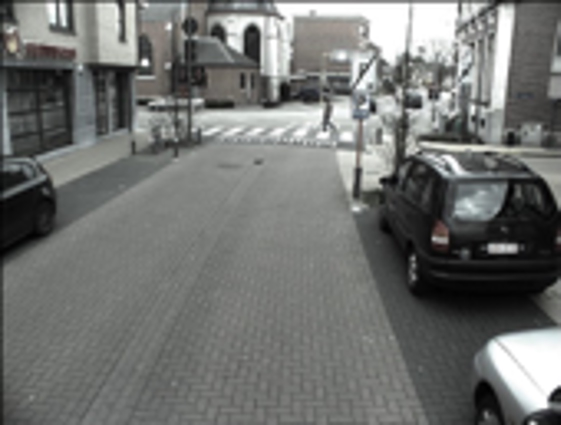
#> input picture CSE428/Assignment 1/challenge-4.jpg, 1121 x 850 px, given in place of sample.jpg, which was not available (shown at 1/2 size)
$ jupyter execute 19301012_CSE428_Fall22_Assignment_1.ipynb   (text cells are left out)
#> lines starting #> are read from the running program, lines starting #| are printed output that depends on the picture; pictures that were not available may be replaced by others from this repository, and a replacement may not be noted
[cell 1]
NAME = "Tanvir Ahmed Palok"
ID = "19301012"
COLLABORATORS_ID = ["", ""]

[cell 2]
# ---------------------------------------------------------------------
# ---------------------------------------------------------------------
# !!!!!!!!!!!!!!!!! WATCH THE WALKTHROUGH VIDEO FIRST !!!!!!!!!!!!!!!!!
# ---------------------------------------------------------------------
# ---------------------------------------------------------------------

[cell 3]
import numpy as np
from skimage import io, color, exposure,img_as_float
import matplotlib.pyplot as plt

[cell 4]
from google.colab import drive
drive.mount('/content/drive')

[cell 5]
I = io.imread('/content/sample.jpg') # Replace None with appropriate function call line
#> I is the input picture: shape (850, 1121, 3); mean R, G, B 113.5, 115.1, 113
io.imshow(I)

# find the height and the width of the image
H = None # should contain height
W = None # should contain width

### BEGIN SOLUTION
H = I.shape[0]
#> H = 850
W = I.shape[1]
#> W = 1121
print("Height is", H)
#| Height is 850
print("Width is", W)
#| Width is 1121
### END SOLUTION

[cell 6]
# Normalize the image so that the gray scales are between 0 and 1. Save it to I and display the image
I =  img_as_float(I)

### BEGIN SOLUTION

### END SOLUTION

[cell 7]
# Increase the brightness of the image without changing the contrast.
# Save the resulting image in I_bright and display it.
I_bright = None

### BEGIN SOLUTION
I_bright = np.clip(I +0.5, 0, 1)
io.imshow(I_bright)
### END SOLUTION

[cell 8]
# Decrease the brightness of the image without changing the contrast.
# Save the resulting image in I_dark and display it.
I_dark = None

### BEGIN SOLUTION
I_dark = np.clip(I-0.5, 0, 1)
io.imshow(I_dark)
### END SOLUTION

[cell 9]
# Multiply the three channels of image I with three DIFFERENT numbers between 0.3 and 3
# Save the resulting image in I_tint and display it.
# The resulting image should have some color shift
I_tint = None

# HINT:
# I_tint = np.zeros(I.shape)
# I_tint[:, :, 0] =  ..... I[:, :, 0].....
# ......

### BEGIN SOLUTION
I_tint = np.zeros(I.shape)
I_tint[:,:, 0 ] = np.clip(I[:, :, 0]*0.8, 0, 1)
I_tint[:,:, 1 ] = np.clip(I[:, :, 1]*1.8, 0, 1)
I_tint[:,:, 2 ] = np.clip(I[:, :, 2]*2.8, 0, 1)
io.imshow(I_tint)
### END SOLUTION

[cell 10]
# Convert the image into a grayscale image.
# Save it to I_gray and display it
I_gray = None

### BEGIN SOLUTION
I_gray = color.rgb2gray(I)
io.imshow(I_gray)
### END SOLUTION

[cell 11]
# Display the negative of the grayscale image

### BEGIN SOLUTION
I_negative = 1-I_gray
io.imshow(I_negative)
### END SOLUTION

[cell 12]
# Artificially degrade the **grayscale image** by reducing it contrast
# You can do so by recaling the gray values and concentrating them in a narrow range,
# say between 0.3 and 0.6.
# Save the image as I_degraded and display it
# HINT: SEE lec-4-demo-codes

I_degraded = None

### BEGIN SOLUTION
I_degraded = exposure.rescale_intensity(I, in_range=(0, 1), out_range=(0.3, 0.6))
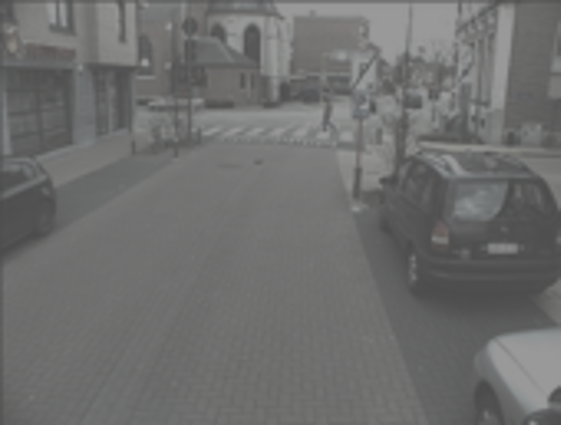
#> I_degraded: shape (850, 1121, 3) float64 (shown at 1/2 size); mean R, G, B 0.434, 0.435, 0.433
io.imshow(I_degraded)
### END SOLUTION

[cell 13]
# Complete the following function to perform Piecewise Linear Contrast stretching
# That is, implement the map shown in Slide 17 of Lecture 3

# Prototype: piecewise_contrast_stretch(I_gray, r1, r2, s1, s2)
# Assuming both input and output images are normalized between 0 and 1

def piecewise_contrast_stretch(I, r1, r2, s1, s2):
    ratio = (s1 - s2)/(r1-r2)
    # Write your code here
    I_stretched = (I - np.min(I))*ratio # replace with appropriate code
    return I_stretched
    ### BEGIN SOLUTION

    ### END SOLUTION

[cell 14]
# To test your implementation, contrast strech the degraded image I_degrade
def minMaxScaler(I):
  r1 = I.min()*255
#> r1 = 76.5
  r2 = I.max()*255
#> r2 = 153
  s1 = 0
  s2 = 255
  return [r1, r2, s1, s2]

m = minMaxScaler(I_degraded)
#> m = [76.5, 153, 0, 255]
I_stretched = piecewise_contrast_stretch(I_degraded, m[0], m[1], m[2], m[3])
#> in piecewise_contrast_stretch, `ratio = (s1 - s2)/(r1-r2)`: ratio = 3.33

# Display the strtched image

### BEGIN SOLUTION
io.imshow(I_stretched)
### END SOLUTION

[cell 15]
# Plot the Image and its histogram + cdf of the original image I
# Note that it is a color image, so it will have three different histograms

### BEGIN SOLUTION
# io.imshow(I)
# plt.axis('off')

def plot_hist_color(I, nbins=256, normalize=False, plot_cdf=True):
#> called with nbins = 256, normalize = False, plot_cdf = True
    color=['r', 'g', 'b']
    for i in range(3):
        hist, bins_hist = exposure.histogram(I[:, :, i].ravel(), nbins=nbins, normalize=normalize)
        plt.plot(bins_hist, hist, color[i])

    plt.xlabel("pixel values")
    if normalize:
        plt.ylabel("probability")
    else:
        plt.ylabel("count")

    if plot_cdf:
        cdf, bins_cdf = exposure.cumulative_distribution(I.ravel(), nbins=nbins)
#> cdf = 256 values from 6.68e-05 to 1; bins_cdf = 256 values from 0.00195 to 0.998
        plt.twinx()
        plt.plot(bins_cdf, cdf, 'r', lw=3)
        plt.plot(bins_cdf, cdf, 'g', lw=3)
        plt.plot(bins_cdf, cdf, 'b', lw=3)
        plt.ylabel("percentage")
    xmax = 1 if I.max() <= 1 else 255
#> xmax = 1
    plt.xlim([0, xmax])
    plt.legend(['Red channel', 'Green channel', 'Blue channel'])

def plot_img_and_hist(I, nbins=256, normalize=False, plot_cdf=True, figsize=(12, 6)):
    fig, ax = plt.subplots(2, 1, figsize=figsize)
    plt.subplot(2, 1, 1)
    io.imshow(I)
    plt.axis("off")
    plt.title("image")

    plt.subplot(2, 1, 2)
    plot_hist_color(I, nbins=nbins, normalize=normalize, plot_cdf=plot_cdf)
    plt.title("histogram")

plt.rcParams['figure.figsize'] = (6, 6)
plot_img_and_hist(I)
plt.show()
#> figure, not shown here; panel 2: curve peaks at x = 0.998, y = 18166; panel 2: curve peaks at x = 0.998, y = 18376; panel 2: curve peaks at x = 0.998, y = 18698; panel 3: curve peaks at x = 0.998, y = 1
### END SOLUTION

[cell 16]
# Plot the Image and its histogram + cdf of the grayscale image I_gray

### BEGIN SOLUTION
Im = color.rgb2gray(I)

plt.rcParams['figure.figsize'] = (6, 6)
plot_img_and_hist(I)
plt.show()
### END SOLUTION

[cell 17]
# Plot the Image and its histogram + cdf of the degraded image I_degraded

### BEGIN SOLUTION
plt.rcParams['figure.figsize'] = (6, 6)
plot_img_and_hist(I_degraded)
plt.show()
#> figure, not shown here; panel 2: curve peaks at x = 0.599, y = 18166; panel 2: curve peaks at x = 0.599, y = 18376; panel 2: curve peaks at x = 0.599, y = 18698; panel 3: curve peaks at x = 0.599, y = 1
### END SOLUTION

[cell 18]
# Equalize the histogram of the degraded image I_degraded
# Save the result in I_recon_gray, display the image along with its histogram

I_recon_gray = exposure.equalize_hist(I_degraded)
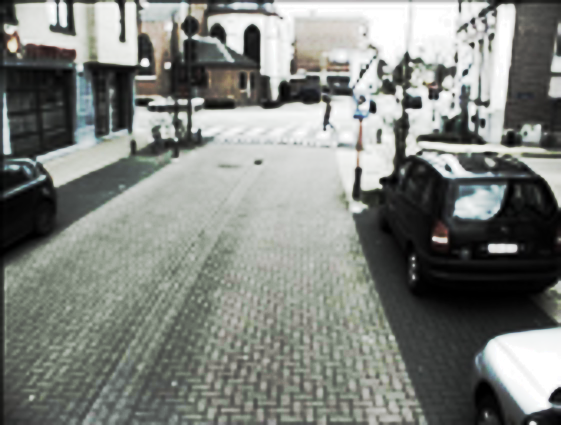
#> I_recon_gray: shape (850, 1121, 3) float64 (shown at 1/2 size); mean R, G, B 0.502, 0.514, 0.495

### BEGIN SOLUTION
plot_img_and_hist(I_recon_gray)
### END SOLUTION
#> figure, not shown here; panel 2: curve peaks at x = 0.998, y = 18166; panel 2: curve peaks at x = 0.998, y = 18376; panel 2: curve peaks at x = 0.998, y = 18698; panel 3: curve peaks at x = 0.998, y = 1

[cell 19]
# Equalize the histogram of the degraded image I_degraded using AHE
# Save the result in I_recon_gray_2, display the image along with its histogram
### BEGIN SOLUTION
I_recon_gray_2 = exposure.equalize_adapthist(I_degraded,kernel_size = (36, 36), clip_limit = 0)
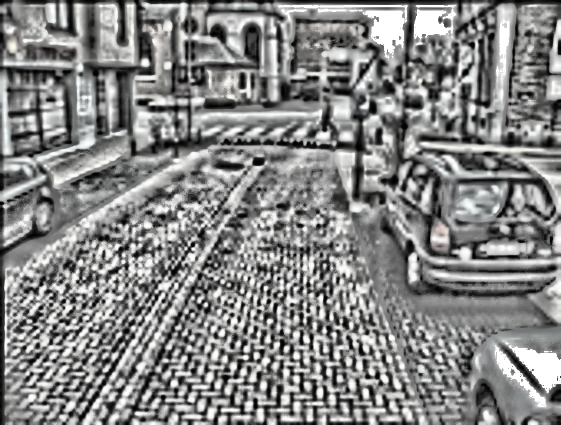
#> I_recon_gray_2: shape (850, 1121, 3) float64 (shown at 1/2 size); mean R, G, B 0.524, 0.526, 0.524
plot_img_and_hist(I_recon_gray_2)
### END SOLUTION
#> figure, not shown here; panel 2: curve peaks at x = 0.998, y = 18934; panel 2: curve peaks at x = 0.998, y = 20911; panel 2: curve peaks at x = 0.998, y = 19251; panel 3: curve peaks at x = 0.998, y = 1

[cell 20]
# Equalize the histogram of the degraded image I_degraded using CLAHE
# Save the result in I_recon_gray_2, display the image along with its histogram

I_recon_gray_3 = exposure.equalize_adapthist(I_degraded, kernel_size=(100, 100), clip_limit=0.01)
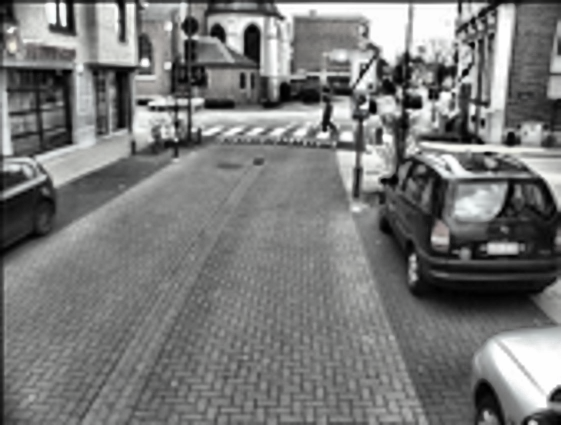
#> I_recon_gray_3: shape (850, 1121, 3) float64 (shown at 1/2 size); mean R, G, B 0.476, 0.478, 0.475

### BEGIN SOLUTION
plot_img_and_hist(I_recon_gray_3)
### END SOLUTION
#> figure, not shown here; panel 2: curve peaks at x = 0.482, y = 13476; panel 2: curve peaks at x = 0.49, y = 13216; panel 2: curve peaks at x = 0.486, y = 13658; panel 3: curve peaks at x = 0.998, y = 1

[cell 21]
# Artificially degrade the original **RGB image** by reducing it contrast
# You can do so by recaling the values of the L channel (in LAB color space)
# and concentrating them in a narrow range, say between 0.3 and 0.6.
# Save the image as I_rgb_degraded and display it
# HINT: SEE lec-4-demo-codes
I_sol = color.rgb2lab(I)
#> I_sol: shape (850, 1121, 3) float64; mean of channels 0, 1, 2 47.4, -1, 0.9
I_sol[:, :, 0] = I[:, :, 0]/98
#> I_sol: shape (850, 1121, 3) float64; mean of channels 0, 1, 2 0.00454, -0.983, 0.907
I_rgb_degraded = exposure.rescale_intensity(I_sol[:,:,0], in_range=(0, 1), out_range=(0.3, 0.6))
I_sol[:,:,0] = I_rgb_degraded*100
#> I_sol: shape (850, 1121, 3) float64; mean of channels 0, 1, 2 30.1, -1, 0.9
image = color.lab2rgb(I_sol)
io.imshow(image)
### BEGIN SOLUTION

### END SOLUTION

[cell 22]
# Equalize the histogram of the degraded color image I_rgb_degraded using CLAHE
# Save the result in I_recon_color, display the image along with its histogram
# HINT: You have to convert to LAB first
# See the lecture and lecture-4-demo-codes

### BEGIN SOLUTION
I_sol = color.rgb2lab(I)
I_sol[:,:,0] = I_sol[:,:,0]/100
#> I_sol: shape (850, 1121, 3) float64; mean of channels 0, 1, 2 0.474, -0.983, 0.907

I_recon_color = exposure.equalize_adapthist(I_sol[:,:,0], kernel_size=(100, 100), clip_limit=0.01)

I_sol[:,:,0] = I_recon_color*100
#> I_sol: shape (850, 1121, 3) float64; mean of channels 0, 1, 2 49, -1, 0.9
image = color.lab2rgb(I_sol)
io.imshow(image)
### END SOLUTION

[cell 23]
# There are four degraded images in this directory
# challenge-1.jpeg = very dark
# challenge-2.jpeg = washed out/foggy
# challenge-3.jpeg = alternative black bars
# challenge-4.jpeg = discoloured (the image is actually a color image) [BONUS]

# Your task is to improve these images using
# contrast stretching, histogram equalization, AHE or CLAHE
# try different combination of parameter settings to see which produces the best result

### BEGIN SOLUTION
ch1 = io.imread('/content/drive/MyDrive/CSE428/Assignment 1/challenge-1 .jpg')
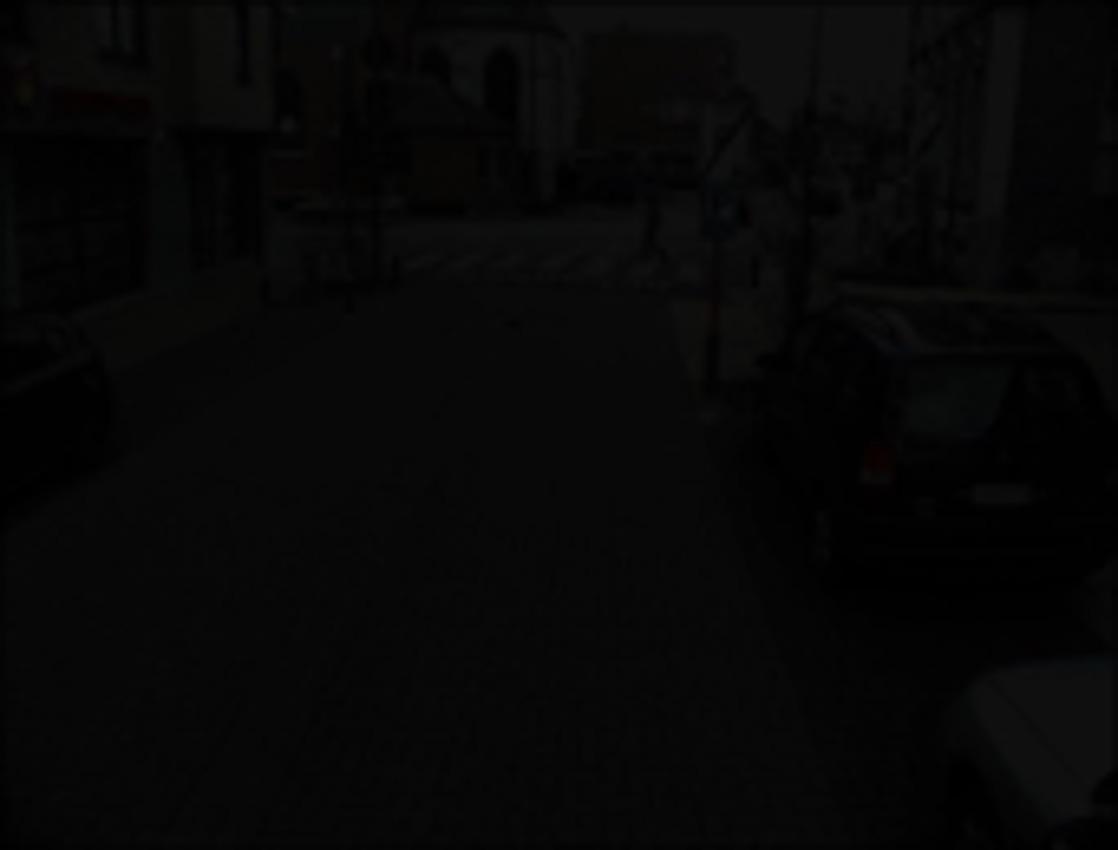
#> input picture CSE428/Assignment 1/challenge-1 .jpg, 1118 x 850 px, found by its file name
#> ch1 is the input picture: shape (850, 1118, 3); mean R, G, B 6.87, 6.86, 6.76
ch2 = io.imread('/content/drive/MyDrive/CSE428/Assignment 1/challenge-2.jpg')
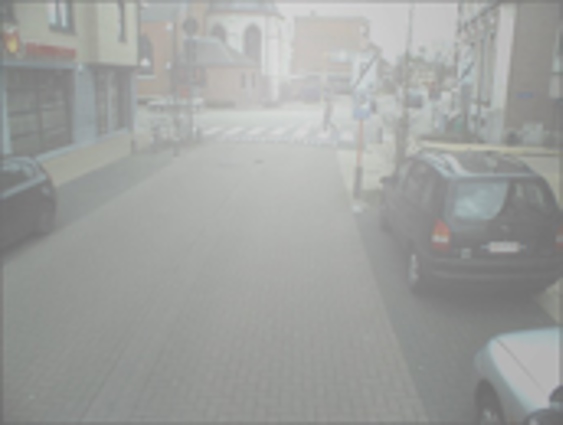
#> input picture CSE428/Assignment 1/challenge-2.jpg, 1125 x 850 px, found by its file name (shown at 1/2 size)
#> ch2 is the input picture: shape (850, 1125, 3); mean R, G, B 159.1, 160.9, 158.8
ch3 = io.imread('/content/drive/MyDrive/CSE428/Assignment 1/challenge-3.jpg')
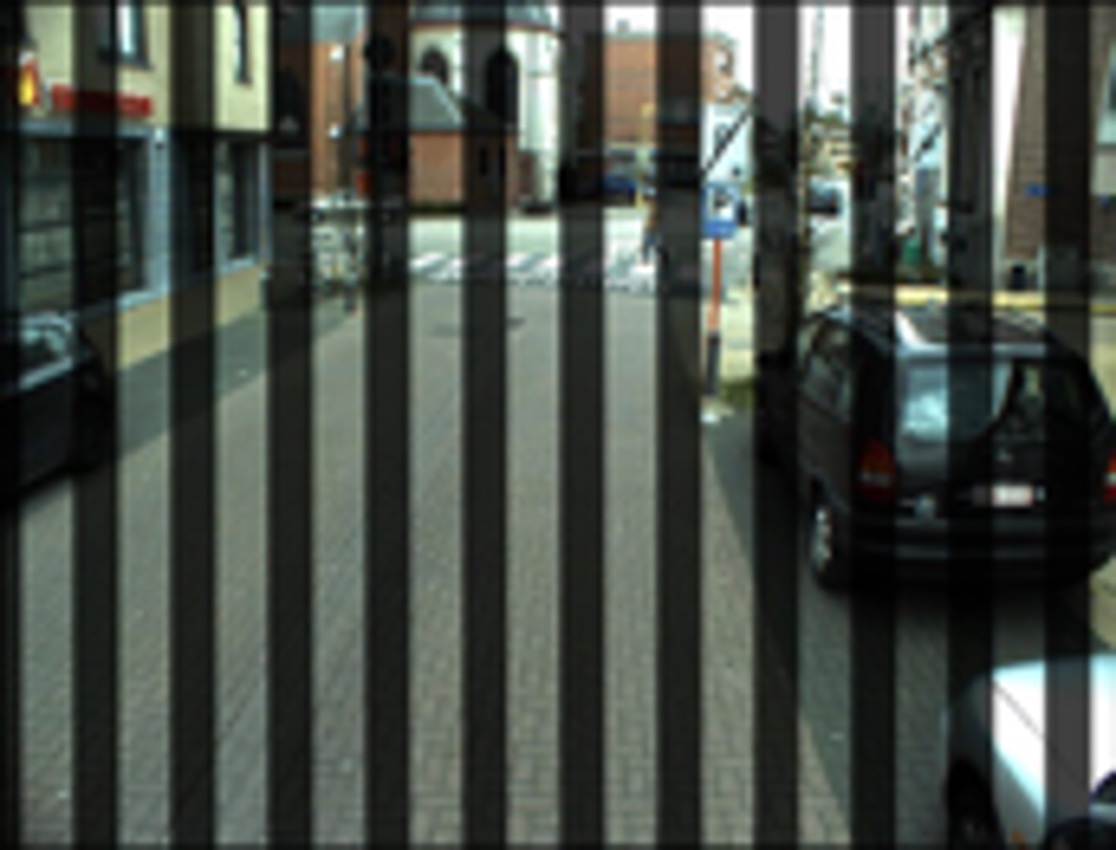
#> input picture CSE428/Assignment 1/challenge-3.jpg, 1116 x 850 px, found by its file name
#> ch3 is the input picture: shape (850, 1116, 3); mean R, G, B 71.5, 78.1, 71.1
ch4 = io.imread('/content/download.jpg')

fig = plt.figure()
axis1 = fig.add_subplot(2,2,1)
axis1.imshow(ch1)
axis2 = fig.add_subplot(2,2,2)
axis2.imshow(ch2)
axis3 = fig.add_subplot(2,2,3)
axis3.imshow(ch3)
axis4 = fig.add_subplot(2,2,4)
axis4.imshow(ch4)

[cell 24]
# Applysing Contrast Stretching on the images
p1 = minMaxScaler(ch1)
#> p1 = [0, 4845, 0, 255]
p2 = minMaxScaler(ch2)
#> p2 = [27030, 56355, 0, 255]
p3 = minMaxScaler(ch3)
#> p3 = [0, 65025, 0, 255]
p4 = minMaxScaler(ch4)
#> p4 = [0, 4845, 0, 255]

fig = plt.figure()
axis1 = fig.add_subplot(2,2,1)
axis1.imshow(piecewise_contrast_stretch(ch1, p1[0], p1[1], p1[2], p1[3]))
#> call 2 of piecewise_contrast_stretch, with r1 = 0, r2 = 4845, s1 = 0, s2 = 255
#> in piecewise_contrast_stretch (call 2), `ratio = (s1 - s2)/(r1-r2)`: ratio = 0.0526
#> in piecewise_contrast_stretch (call 2), `I_stretched = (I - np.min(I))*ratio`:
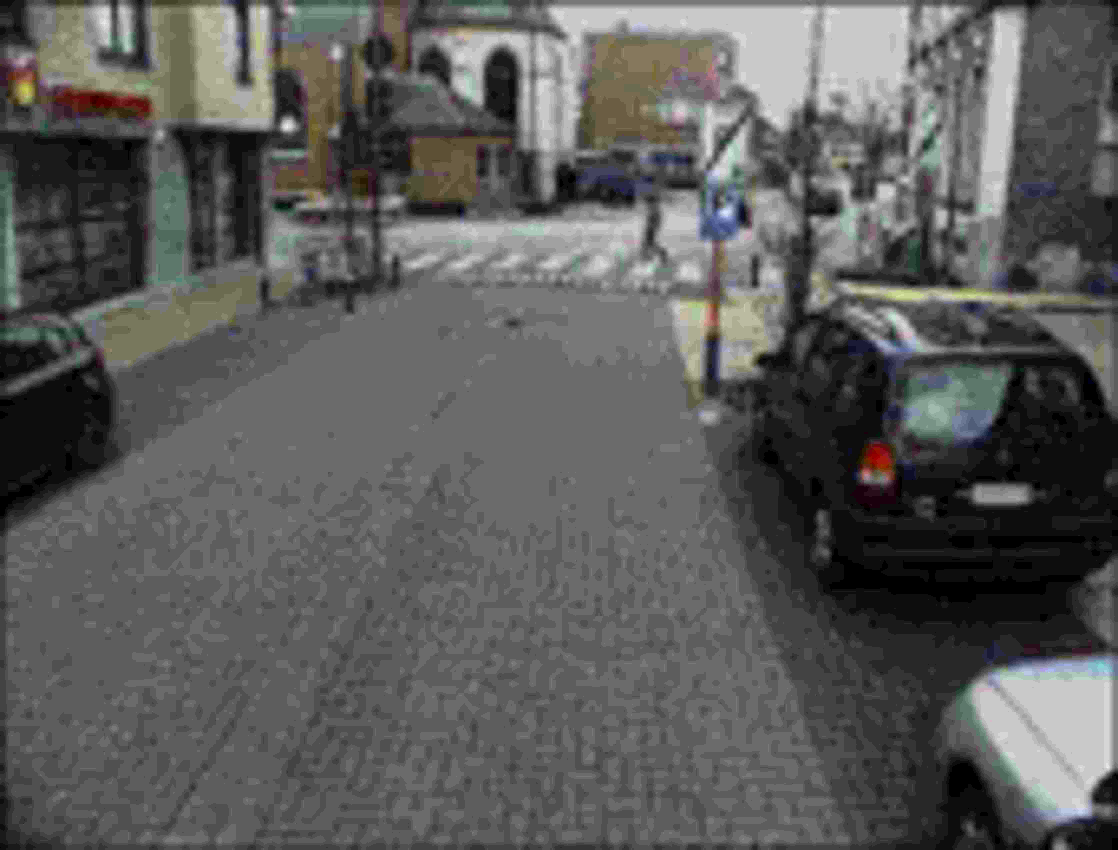
#> I_stretched: shape (850, 1118, 3) float64; mean R, G, B 0.361, 0.361, 0.356
axis2 = fig.add_subplot(2,2,2)
axis2.imshow(piecewise_contrast_stretch(ch2,p2[0], p2[1], p2[2], p2[3]))
#> call 3 of piecewise_contrast_stretch, with r1 = 27030, r2 = 56355, s1 = 0, s2 = 255
#> in piecewise_contrast_stretch (call 3), `ratio = (s1 - s2)/(r1-r2)`: ratio = 0.0087
#> in piecewise_contrast_stretch (call 3), `I_stretched = (I - np.min(I))*ratio`:
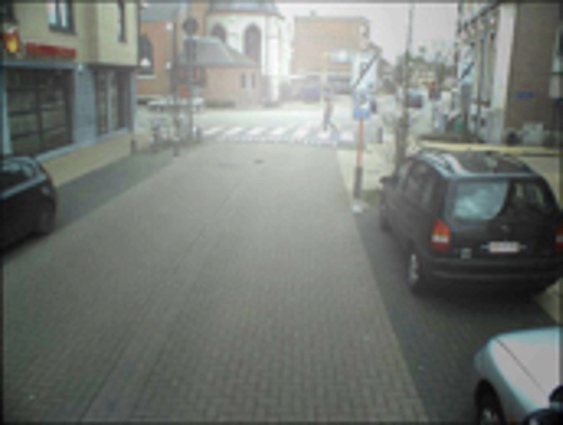
#> I_stretched: shape (850, 1125, 3) float64 (shown at 1/2 size); mean R, G, B 0.462, 0.478, 0.459
axis3 = fig.add_subplot(2,2,3)
axis3.imshow(piecewise_contrast_stretch(ch3, p3[0], p3[1], p3[2], p3[3]))
axis4 = fig.add_subplot(2,2,4)
axis4.imshow(piecewise_contrast_stretch(ch4,p4[0], p4[1], p4[2], p4[3]))

[cell 25]
#Applying Histogram Equaliztion
fig = plt.figure()
axis1 = fig.add_subplot(2,2,1)
axis1.imshow(exposure.equalize_hist(ch1))
axis2 = fig.add_subplot(2,2,2)
axis2.imshow(exposure.equalize_hist(ch2))
axis3 = fig.add_subplot(2,2,3)
axis3.imshow(exposure.equalize_hist(ch3))
axis4 = fig.add_subplot(2,2,4)
axis4.imshow(exposure.equalize_hist(ch4))

[cell 26]
#Applying AHE on the images
fig = plt.figure()
axis1 = fig.add_subplot(2,2,1)
axis1.imshow(exposure.equalize_adapthist(ch1, kernel_size=(100, 100), clip_limit=0))
axis2 = fig.add_subplot(2,2,2)
axis2.imshow(exposure.equalize_adapthist(ch2, kernel_size=(100, 100), clip_limit=0))
axis3 = fig.add_subplot(2,2,3)
axis3.imshow(exposure.equalize_adapthist(ch3, kernel_size=(100, 100), clip_limit=0))
axis4 = fig.add_subplot(2,2,4)
axis4.imshow(exposure.equalize_adapthist(ch4, kernel_size=(100, 100), clip_limit=0))

[cell 27]
#Applying CLAHE on the images
fig = plt.figure()
axis1 = fig.add_subplot(2,2,1)
axis1.imshow(exposure.equalize_adapthist(ch1, kernel_size=(100, 100), clip_limit=0.01))
axis2 = fig.add_subplot(2,2,2)
axis2.imshow(exposure.equalize_adapthist(ch2, kernel_size=(100, 100), clip_limit=0.01))
axis3 = fig.add_subplot(2,2,3)
axis3.imshow(exposure.equalize_adapthist(ch3, kernel_size=(100, 100), clip_limit=0.01))
axis4 = fig.add_subplot(2,2,4)
axis4.imshow(exposure.equalize_adapthist(ch4, kernel_size=(100, 100), clip_limit=0.01))
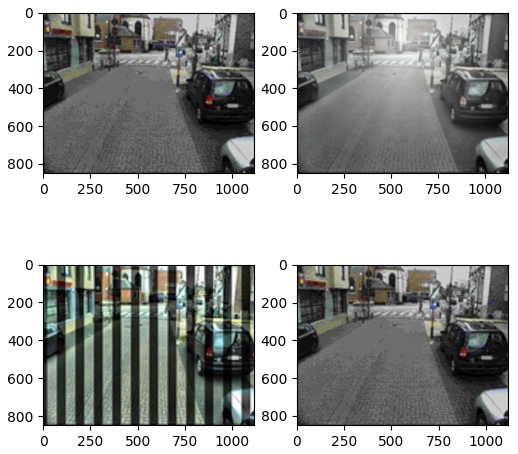
#> figure drawn by matplotlib, 4 panels
